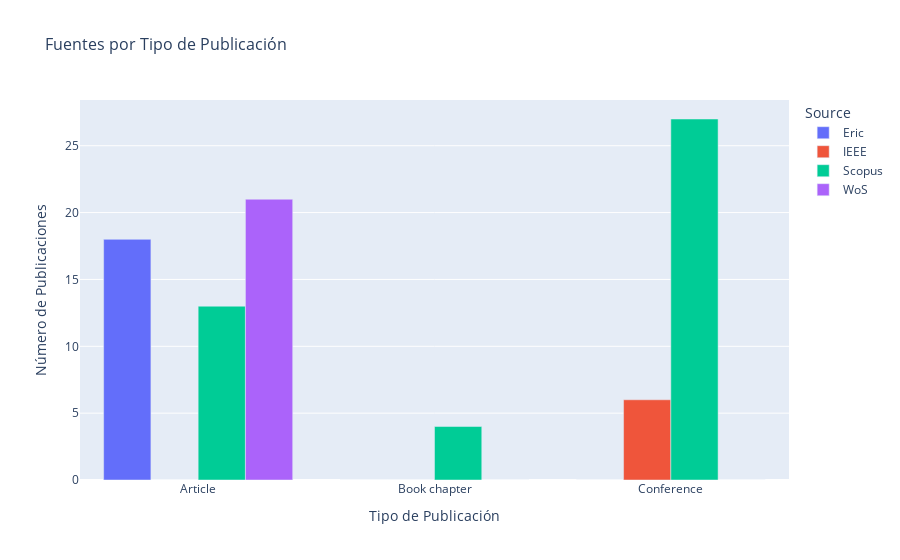

Notebook code cell kept with this figure:
### Markdown cell above
## 6. Análisis de Fuentes de Datos por Tipo

### Code cell
# Análisis de fuentes por tipo de publicación
source_by_type = df.groupby(['Type of Publication', 'Source']).size().unstack(fill_value=0)

print("=== FUENTES POR TIPO DE PUBLICACIÓN ===")
print(source_by_type)

# Gráfico de barras agrupadas
fig = px.bar(source_by_type, title='Fuentes por Tipo de Publicación',
              barmode='group')

fig.update_layout(
    title_font_size=16,
    xaxis_title='Tipo de Publicación',
    yaxis_title='Número de Publicaciones'
)

fig.show()

### Figure 1 — Plotly figure (JSON) as saved in the notebook; plotly's stock layout.template omitted (floating-point values rounded to 4 significant figures)
{"data": [{"alignmentgroup": "True", "hovertemplate": "Source=Eric<br>Type of Publication=%{x}<br>value=%{y}<extra></extra>", "legendgroup": "Eric", "marker": {"color": "#636efa", "pattern": {"shape": ""}}, "name": "Eric", "offsetgroup": "Eric", "orientation": "v", "showlegend": true, "textposition": "auto", "type": "bar", "x": ["Article", "Book chapter", "Conference"], "xaxis": "x", "y": [18, 0, 0], "yaxis": "y"}, {"alignmentgroup": "True", "hovertemplate": "Source=IEEE<br>Type of Publication=%{x}<br>value=%{y}<extra></extra>", "legendgroup": "IEEE", "marker": {"color": "#EF553B", "pattern": {"shape": ""}}, "name": "IEEE", "offsetgroup": "IEEE", "orientation": "v", "showlegend": true, "textposition": "auto", "type": "bar", "x": ["Article", "Book chapter", "Conference"], "xaxis": "x", "y": [0, 0, 6], "yaxis": "y"}, {"alignmentgroup": "True", "hovertemplate": "Source=Scopus<br>Type of Publication=%{x}<br>value=%{y}<extra></extra>", "legendgroup": "Scopus", "marker": {"color": "#00cc96", "pattern": {"shape": ""}}, "name": "Scopus", "offsetgroup": "Scopus", "orientation": "v", "showlegend": true, "textposition": "auto", "type": "bar", "x": ["Article", "Book chapter", "Conference"], "xaxis": "x", "y": [13, 4, 27], "yaxis": "y"}, {"alignmentgroup": "True", "hovertemplate": "Source=WoS<br>Type of Publication=%{x}<br>value=%{y}<extra></extra>", "legendgroup": "WoS", "marker": {"color": "#ab63fa", "pattern": {"shape": ""}}, "name": "WoS", "offsetgroup": "WoS", "orientation": "v", "showlegend": true, "textposition": "auto", "type": "bar", "x": ["Article", "Book chapter", "Conference"], "xaxis": "x", "y": [21, 0, 0], "yaxis": "y"}], "layout": {"barmode": "group", "legend": {"title": {"text": "Source"}, "tracegroupgap": 0}, "title": {"font": {"size": 16}, "text": "Fuentes por Tipo de Publicación"}, "xaxis": {"anchor": "y", "domain": [0, 1], "title": {"text": "Tipo de Publicación"}}, "yaxis": {"anchor": "x", "domain": [0, 1], "title": {"text": "Número de Publicaciones"}}}}
